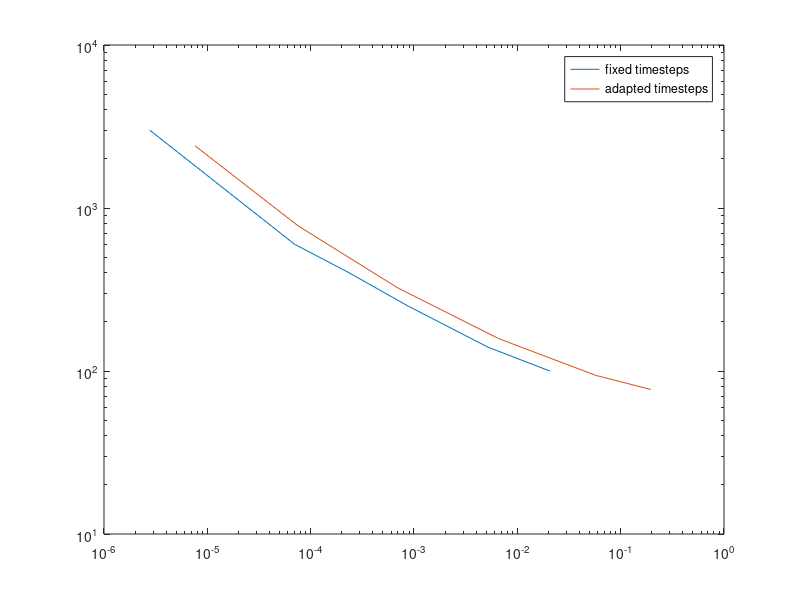

MATLAB code to generate this figure:
A= [ 
-23.83448892079416,100;
-23.81908078719457,140;
-23.81475511611948,250;
-23.81411284716459,400;
-23.81394626963796,600;
-23.81387941058929,3000;
];
B= [
-24.01028840434761,77;
-24.01028840434761,77;
-23.87130526747466,94;
-23.82047459332523,158;
-23.81457612763272,323;
-23.8139524685921,776;
-23.8138842141543,2411;
];


X=A(:,1);
Y=A(:,2);
Z=B(:,1);
T=B(:,2);
X=abs(X+23.81387663193389);
Z=abs(Z+23.81387663193389);
loglog(X,Y,Z,T);
legend('fixed timesteps','adapted timesteps');
